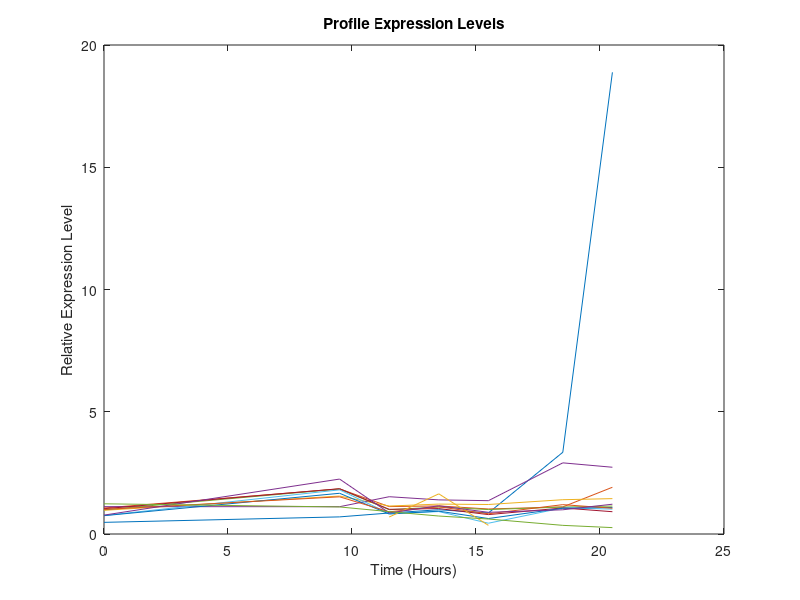

The MATLAB script that drew this image: (Note: this script raises an error after producing the figure.)
%% Gene Expression Profile Analysis
% This example shows a number of ways to look for patterns in gene
% expression profiles. This example uses data from the microarray study of
% gene expression in yeast by DeRisi, et al. 1997. 

%   Copyright 2003-2012 The MathWorks, Inc.


%% Exploring the Data Set
% The authors used DNA microarrays to study temporal gene expression of
% almost all genes in _Saccharomyces cerevisiae_ during the metabolic shift
% from fermentation to respiration. Expression levels were measured at
% seven time points during the diauxic shift. The full data set can be
% downloaded from the Gene Expression Omnibus website,
% http://www.ncbi.nlm.nih.gov/geo/query/acc.cgi?acc=GSE28.

%%
% Start by loading the data into MATLAB(R). The MAT-file |yeastdata.mat|
% contains the |VALUE| data or |LOG_RAT2N_MEAN|, or log2 of ratio of
% |CH2DN_MEAN| and |CH1DN_MEAN| from the seven time steps in the
% experiment, the names of the genes, and an array of the times at which
% the expression levels were measured.

load yeastdata.mat

%%
% To get an idea of the size of the data you can use |numel(genes)| to show
% how many genes there are in the data set. 

numel(genes)

%%
% genes is a cell array of the gene names. You can access the entries using
% MATLAB cell array indexing:

genes{15}

%%
% This indicates that the 15th row of the variable |yeastvalues| contains
% expression levels for the ORF YAL054C. You can use the web command to
% access information about this ORF in the Saccharomyces Genome Database
% (SGD).

url = sprintf(...
        'http://www.yeastgenome.org/cgi-bin/locus.fpl?locus=%s',...
        genes{15});
web(url);

%%
% A simple plot can be used to show the expression profile for this ORF.
plot(times, yeastvalues(15,:))
xlabel('Time (Hours)');
ylabel('Log2 Relative Expression Level');

%%
% The values are log2 ratios. You may want to plot the actual values
% instead. 
plot(times, 2.^yeastvalues(15,:))
xlabel('Time (Hours)');
ylabel('Relative Expression Level');

%%
% The gene associated with this ORF, ACS1, appears to be strongly
% up regulated during the diauxic shift. You can compare this to other
% genes by plotting multiple lines on the same figure.

hold on
plot(times, 2.^yeastvalues(16:26,:)')
xlabel('Time (Hours)');
ylabel('Relative Expression Level');
title('Profile Expression Levels');

%% Filtering the Genes
% The data set is quite large and a lot of the information corresponds to
% genes that do not show any interesting changes during the experiment. To
% make it easier to find the interesting genes, the first thing to do is to
% reduce the size of the data set by removing genes with expression
% profiles that do not show anything of interest. There are 6400 expression
% profiles. You can use a number of techniques to reduce this to some
% subset that contains the most significant genes. 

%%
% If you look through the gene list you will see several spots marked as
% |'EMPTY'|. These are empty spots on the array, and while they might have
% data associated with them, for the purposes of this example, you can
% consider these points to be noise. These points can be found using the
% |strcmp| function and removed from the data set with indexing commands.
% 

emptySpots = strcmp('EMPTY',genes);
yeastvalues(emptySpots,:) = [];
genes(emptySpots) = [];
numel(genes)

%%
% In the yeastvalues data you will also see several places where the
% expression level is marked as _NaN_. This indicates that no data was 
% collected for this spot at the particular time step. One approach to
% dealing with these missing values would be to impute them using the 
% mean or median of data for the particular gene over time. This example
% uses a less rigorous approach of simply throwing away the data for any
% genes where one or more expression level was not measured.

%%
% The function |isnan| is used to identify the genes with missing data and
% indexing commands are used to remove the genes with missing data.  

nanIndices = any(isnan(yeastvalues),2);
yeastvalues(nanIndices,:) = [];
genes(nanIndices) = [];
numel(genes)

%%
% If you were to plot the expression profiles of all the remaining
% profiles, you would see that most profiles are flat and not significantly
% different from the others. This flat data is obviously of use as it
% indicates that the genes associated with these profiles are not
% significantly affected by the diauxic shift; however, in this example,
% you are interested in the genes with large changes in expression
% accompanying the diauxic shift. You can use filtering functions in the
% Bioinformatics Toolbox(TM) to remove genes with various types of profiles
% that do not provide useful information about genes affected by the
% metabolic change.

%%
% You can use the |genevarfilter| function to filter out genes with small
% variance over time. The function returns a logical array of the same size
% as the variable genes with ones corresponding to rows of yeastvalues with
% variance greater than the 10th percentile and zeros corresponding to
% those below the threshold. 

mask = genevarfilter(yeastvalues);
% Use the mask as an index into the values to remove the filtered genes. 
yeastvalues = yeastvalues(mask,:);
genes = genes(mask);
numel(genes)

%%
% The function |genelowvalfilter| removes genes that have very low absolute
% expression values. Note that the gene filter functions can also
% automatically calculate the filtered data and names. 

[mask, yeastvalues, genes] = genelowvalfilter(yeastvalues,genes,...
                                                        'absval',log2(3));
numel(genes)

%%
% Use |geneentropyfilter| to remove genes whose profiles have low entropy: 
[mask, yeastvalues, genes] = geneentropyfilter(yeastvalues,genes,...
                                                           'prctile',15);
numel(genes)

%% Cluster Analysis
% Now that you have a manageable list of genes, you can look for
% relationships between the profiles using some different clustering
% techniques from the Statistics Toolbox(TM).
% For hierarchical clustering, the function |pdist| calculates the pairwise
% distances between profiles and |linkage| creates the hierarchical cluster
% tree.  

corrDist = pdist(yeastvalues, 'corr');
clusterTree = linkage(corrDist, 'average');

%%
% The |cluster| function calculates the clusters based on either a cutoff
% distance or a maximum number of clusters. In this case, the |maxclust|
% option is used to identify 16 distinct clusters.

clusters = cluster(clusterTree, 'maxclust', 16);

%%
% The profiles of the genes in these clusters can be plotted together using
% a simple loop and the |subplot| command. 

figure
for c = 1:16
    subplot(4,4,c);
    plot(times,yeastvalues((clusters == c),:)');
    axis tight
end
suptitle('Hierarchical Clustering of Profiles');

%%
% The Statistics Toolbox also has a K-means clustering function. Again,
% sixteen clusters are found, but because the algorithm is different these
% will not necessarily be the same clusters as those found by hierarchical
% clustering.

% Initialize the state of the random number generator to ensure that the
% figures generated by these command match the figures in the HTML version
% of this example.
rand('state',0); 

[cidx, ctrs] = kmeans(yeastvalues, 16, 'dist','corr', 'rep',5,...
                                                        'disp','final');
figure
for c = 1:16
    subplot(4,4,c);
    plot(times,yeastvalues((cidx == c),:)');
    axis tight
end
suptitle('K-Means Clustering of Profiles');

%%
% Instead of plotting all the profiles, you can plot just the centroids.
figure
for c = 1:16
    subplot(4,4,c);
    plot(times,ctrs(c,:)');
    axis tight
    axis off    % turn off the axis
end
suptitle('K-Means Clustering of Profiles');

%%
% You can use the |clustergram| function to create a heat map of and
% dendrogram from the output of the hierarchical clustering.

clustergram(yeastvalues(:,2:end),'RowLabels',genes,...
                                            'ColumnLabels',times(2:end))

%% Principal Component Analysis
% Principal-component analysis(PCA) is a useful technique that can be used
% to reduce the dimensionality of large data sets, such as those from
% microarray analysis. PCA can also be used to find signals in noisy data.
% The function |mapcaplot| is used to create a plot of the principal
% components of a data set.  Try dragging the mouse around in one of the
% figure windows. You will see that the selected elements are highlighted
% in the other window. This allows you to look at multiple dimensions at
% once.
% Notice that the scatter plot of the scores of the first two principal
% components shows that there are two distinct regions. This is not
% unexpected as the filtering process removed many of the genes with low
% variance or low information. These genes would have appeared in the
% middle of the scatter plot.

mapcaplot(yeastvalues,genes)

%% 
% |mapcaplot| calculates the principal components and creates scatter plots
% of the results. If you want to look at the values of the principal
% components, the |pca| function in the Statistics Toolbox is used to
% calculate the principal components of a data set.

[pc, zscores, pcvars] = pca(yeastvalues);

%%
% The first output, pc, is a matrix of the principal components of the
% yeastvalues data. The first column of the matrix is the first principal
% component, the second column is the second principal component and so on.
% The second output, zscores, are the principal component scores. That is,
% the representation of yeastvalues in the principal component space. The
% third output, pcvars, contains the principal component variances.

%%
% The values of pcvars give a measure of how much of the variance of the
% data is accounted for by each of the seven principal components. It is
% clear that the first principal component accounts for a majority of the
% variance in the model. You can see the exact percentage of the variance
% accounted for by each component using this command:

pcvars./sum(pcvars) * 100

%%
% This shows that almost 90% of the variance is accounted for by the first
% two principal components. You can use the |cumsum| command to see the
% cumulative sum of the variances.

cumsum(pcvars./sum(pcvars) * 100)

%% 
% If you want to have more control over the plotting of the principal
% components, you can use the |scatter| function.

figure
scatter(zscores(:,1),zscores(:,2));
xlabel('First Principal Component');
ylabel('Second Principal Component');
title('Principal Component Scatter Plot');

%%
% An alternative way to create a scatter plot is with the function
% |gscatter| from the Statistics Toolbox. |gscatter| creates a grouped
% scatter plot where points from each group have a different color or
% marker. You can use |clusterdata|, or any other clustering function, to
% group the points.

figure
pcclusters = clusterdata(zscores(:,1:2),'maxclust',8,'linkage','av');
gscatter(zscores(:,1),zscores(:,2),pcclusters)
xlabel('First Principal Component');
ylabel('Second Principal Component');
title('Principal Component Scatter Plot with Colored Clusters');

%%
% The function |gname| from the Statistics Toolbox can be used to identify
% genes on a scatter plot. You can select as many points as you like on the
% scatter plot. Hit Enter when you have finished selecting points.

gname(genes)  % Hit enter when you have finished selecting genes.

%%
% <<yeastdemo_a.png>>

%% Self-Organizing Maps
% If you have the Neural Network Toolbox(TM), you can use a self-organizing map
% (SOM) to cluster the data. 

% Check to see if the Neural Network Toolbox is installed
if ~exist('newsom.m','file')
    disp(sprintf(['The Self-Organizing Map section of this example\n'...
                  'requires the Neural Network Toolbox.']));
    return
end

%% 
% The |newsom| function creates a new SOM network object. This example will
% generate a SOM using the first two principal components.

P = zscores(:,1:2)';
net = newsom(P,[4 4]);

%% 
% Train the network using the default parameters.
net = train(net,P);

%%
% Use |plotsom| to display the network over a scatter plot of the data.
% Note that the SOM algorithm uses random starting points so the results
% will vary from run to run.

figure
plot(P(1,:),P(2,:),'.g','markersize',20)
hold on
plotsom(net.iw{1,1},net.layers{1}.distances)
hold off

%%
% You can assign clusters using the SOM by finding the nearest node to each
% point in the data set.

distances = dist(P',net.IW{1}');
[d,cndx] = min(distances,[],2);
% cndx gives the cluster index

figure
gscatter(P(1,:),P(2,:),cndx); legend off;
hold on
plotsom(net.iw{1,1},net.layers{1}.distances);
hold off

%% Reference
% DeRisi, J.L., Iyer, V.R., Brown, P.O. (1997). Exploring the metabolic and
% genetic control of gene expression on a genomic scale. Science 24,
% 278(5338), 680-686. 

%%
% *<mailto:bioinfo-feedback@mathworks.com?subject=Enhancement%20for%20YEASTDEMO%20in%20Bioinformatics%20Toolbox%204.2 Suggest an enhancement for this example.>*

displayEndOfDemoMessage(mfilename)
